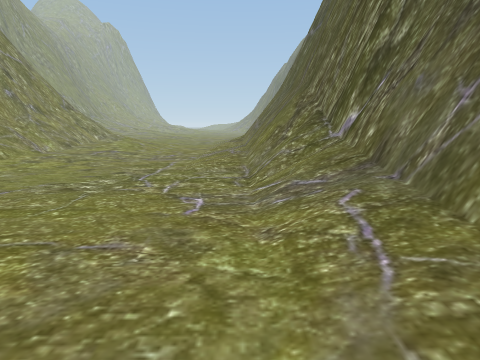
View 1 (above)

18 first-person views from a walk through a scene from a Unity 3-D project. The camera is 1.3 m above the floor, tilts 10° down and sees 75° across. The floor is counted in squares, 1 m on a side. Each view is taken from the middle of a square. On the plan, view 1 faces up. The plan holds only what a view shows up to about 14 squares ahead; the rest is blank. The place goes on beyond the plan. The player character is not drawn.

View 2
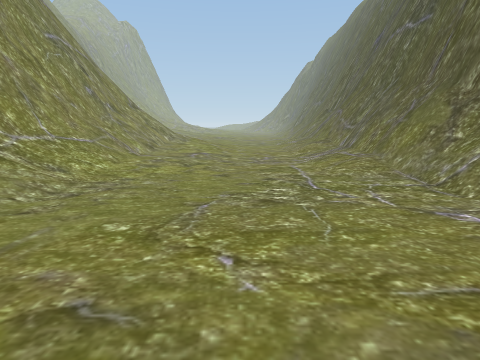

View 3
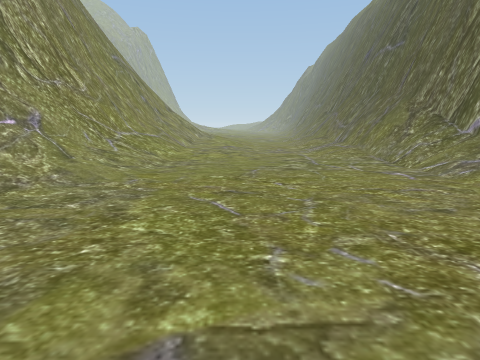

View 4
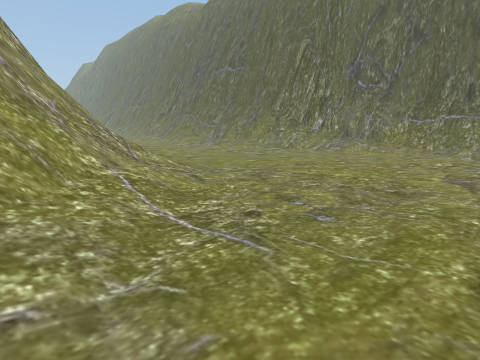

View 5
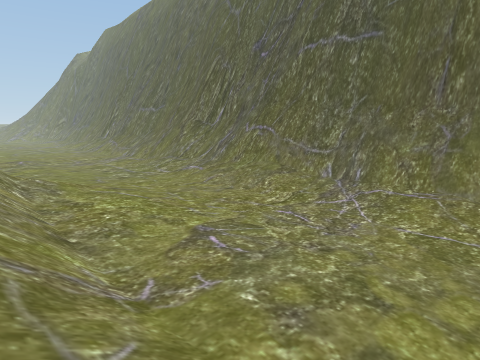

View 6
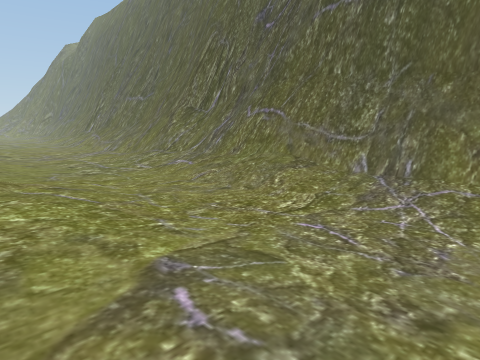

View 7
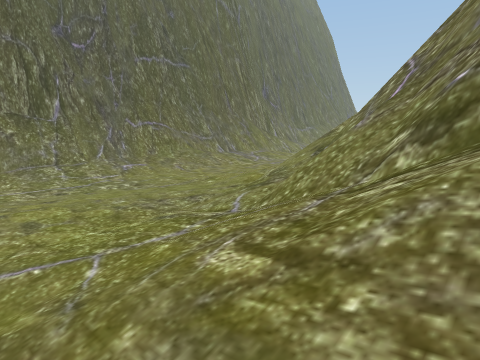

View 8
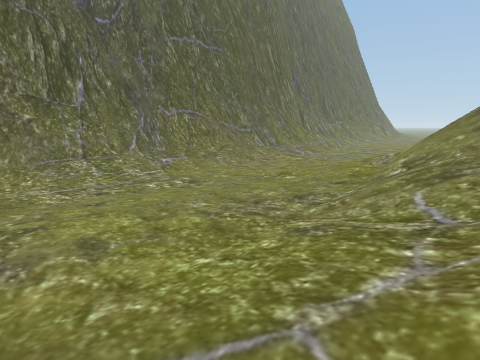

View 9
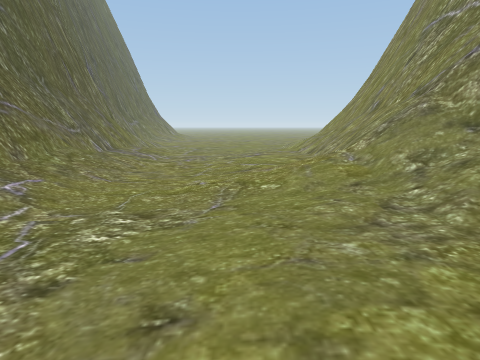

View 10
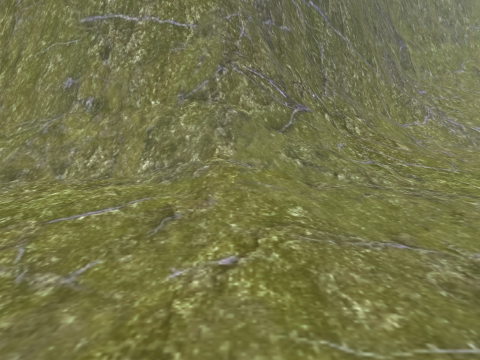

View 11
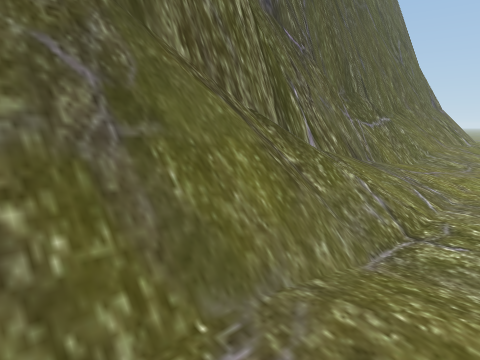

View 12
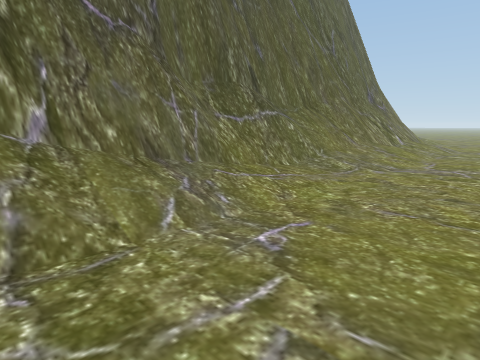

View 13
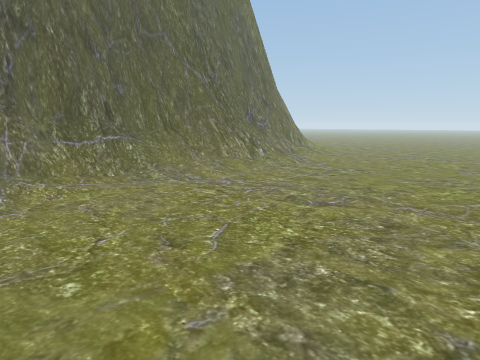

View 14
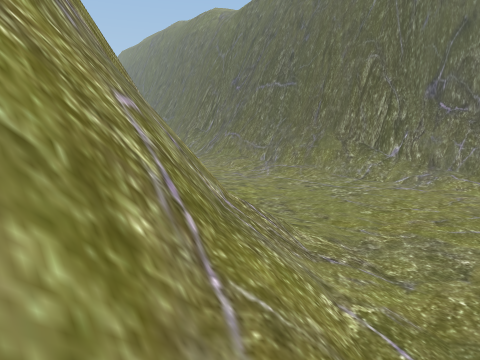

View 15
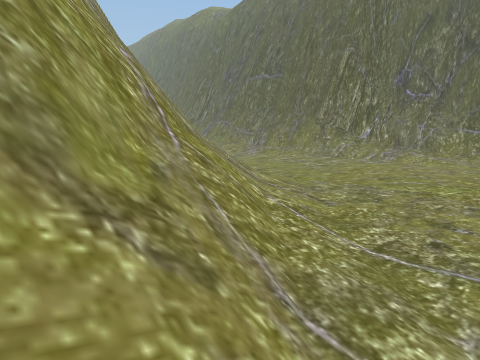

View 16
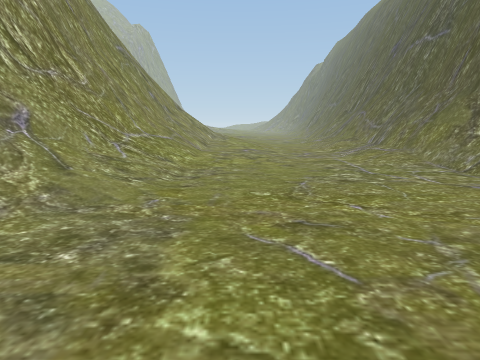

View 17
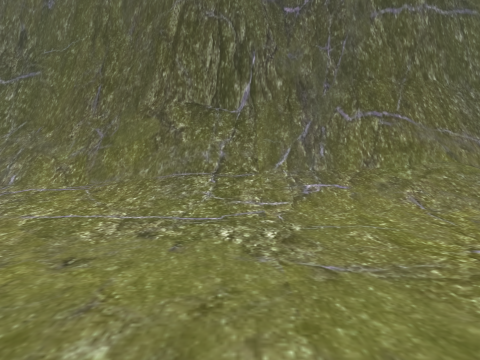

View 18
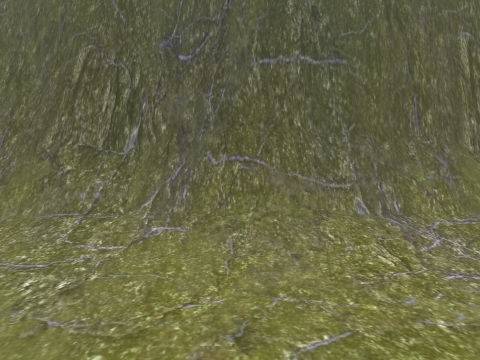

### Floor plan
Key: @ floor where view 1 was taken; # wall or solid block; . main floor; : floor 0.5 m higher than the main floor; / step, stairs or slope; = window, fence, low wall or low ledge; v drop or lower ground; O other object.
Columns run from 16 left of view 1 to 5 right of it. Each row starts with its distance up from view 1.
 26  //////.........#   #v
 25  //////:........#   #v
 24  //////:........##  #
 23 ##=////:........:#= #
 22 ###==////.......:O# #
 21  ###=////:......:##  v
 20    ##==////.....:##  v
 19     ##=////.....=#   v
 18      ##///:.....=#   v
 17      ##//::..../=#   v
 16      ##//::..../=#
 15      ##//:.....//#   v
 14      ##//.......##   v
 13      ##//.......#
 12      ##//.......## #
 11      ##//.......####
 10      ##//.......#==#
  9     ###//.......//=#
  8     #=#//......../=#
  7    ###O//......../=#
  6    ##=//........./=#
  5   ###O/:........./=#
  4  ###O///........./=#
  3  ##O///...........=###
  2 ##O///............####
  1 #////.............####
  0 O///............@.#=##
 -1 / /...............//=#
 -2    ...............//=#
 -3   . ..............//##

Where each view was taken, in squares from view 1:
view 1: 0 up, 0 right, facing up
view 2: 1 up, 4 left, facing up
view 3: 3 down, 5 left, facing up
view 4: 3 down, 14 left, facing up-right
view 5: 9 up, 9 left, facing up-right
view 6: 11 up, 7 left, facing up-right
view 7: 26 up, 13 left, facing down-right
view 8: 26 up, 10 left, facing down-right
view 9: 26 up, 5 left, facing down
view 10: 19 up, 1 left, facing left
view 11: 12 up, 1 left, facing down-right
view 12: 8 up, 3 left, facing down-right
view 13: 6 up, 10 left, facing down-right
view 14: 1 up, 15 left, facing up-right
view 15: 1 down, 16 left, facing up-right
view 16: 1 down, 6 left, facing up
view 17: 22 up, 8 left, facing right
view 18: 18 up, 9 left, facing right
